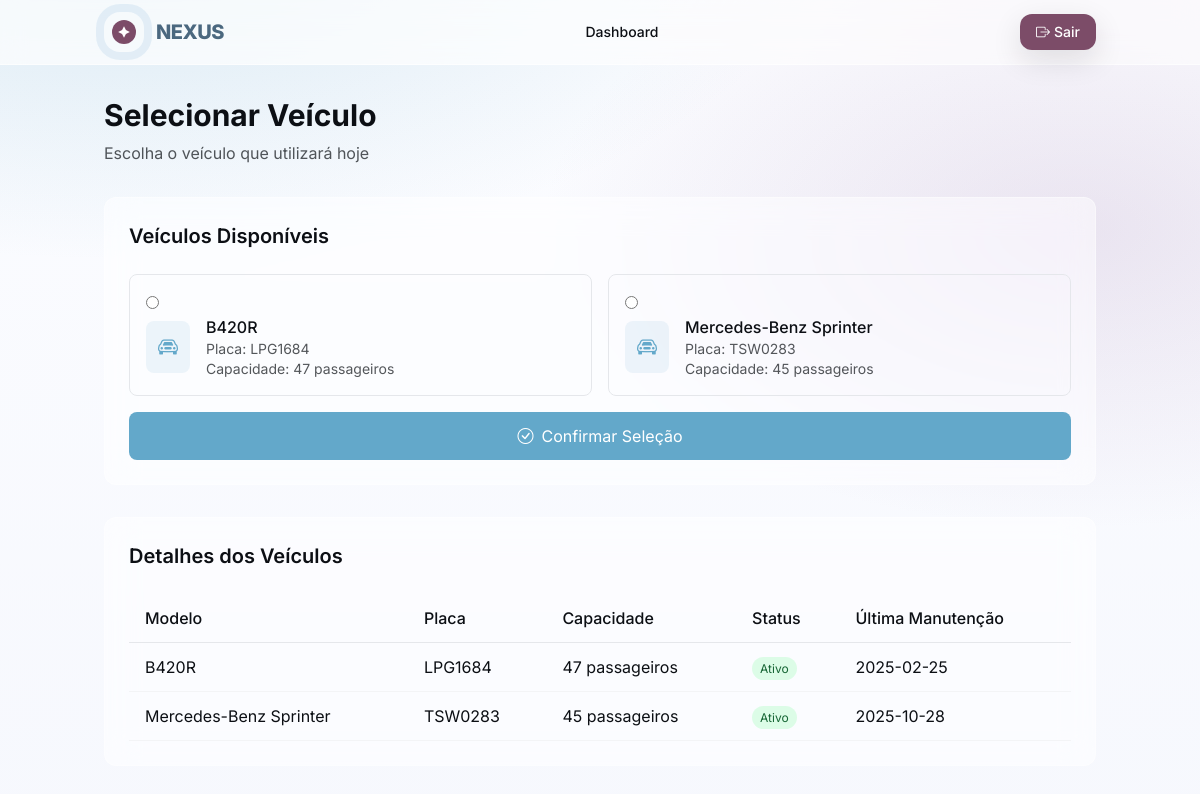
/driver/definition/vehicle (signed in), run on the app's committed database.
### tables this page shows
CREATE TABLE `vehicles` (
  `id` int(11) NOT NULL,
  `type` varchar(50) NOT NULL,
  `plate` varchar(10) NOT NULL,
  `model` varchar(50) NOT NULL,
  `brand` varchar(50) NOT NULL,
  `year` int(11) NOT NULL,
  `capacity` int(11) NOT NULL,
  `driver_id` int(11) DEFAULT NULL,
  `mileage` int(11) DEFAULT 0,
  `fuel_type` varchar(20) DEFAULT NULL,
  `status` enum('Ativo','Inativo','Em Manutenção') DEFAULT 'Ativo',
  `last_maintenance` date NOT NULL,
  `next_maintenance` date DEFAULT NULL,
  `chassis_number` varchar(17) DEFAULT NULL,
  `notes` text DEFAULT NULL,
  `active` tinyint(1) DEFAULT 1,
  `created_at` timestamp NOT NULL DEFAULT current_timestamp(),
  `updated_at` timestamp NOT NULL DEFAULT current_timestamp() ON UPDATE current_timestamp()
);

### app/controllers/DriverController.php (called while the page is built, shortened)
<?php
require_once __DIR__ . '/../repositories/VehicleRepository.php';
class DriverController extends BaseController {
    private $vehicleRepo;
    public function __construct() {
        $this->vehicleRepo = new VehicleRepository();
    }
    public function selectVehicle() {
        $vehicles = $this->vehicleRepo->getAllVehicles();
        $this->renderView('driver/definition/select_vehicle', [
            'vehicles' => $vehicles
        ]);
    }
    private function renderView($view, $data = []) {
        extract($data);
        require_once __DIR__ . "/../views/$view.php";
    }
}
?>

### index.php (called while the page is built, shortened)
<?php
require_once 'app/core/Router.php';
require_once 'app/controllers/RouteController.php';
require_once 'app/controllers/DriverController.php';
$router = new Router();
$router->addRoute('GET', '/', 'HomeController@about');
$router->addRoute('GET', '/home/about', 'HomeController@about');
$router->addRoute('GET', '/login', 'AuthController@login');
$router->addRoute('POST', '/login', 'AuthController@login');
$router->addRoute('GET', '/register', 'AuthController@register');
$router->addRoute('POST', '/register', 'AuthController@register');
$router->addRoute('GET', '/logout', 'AuthController@logout');
$router->addRoute('GET', '/dashboard', 'DashboardController@index');
$router->addRoute('GET', '/student/reservations', 'StudentController@reservations');
$router->addRoute('POST', '/student/reservations', 'StudentController@reservations');
$router->addRoute('POST', '/student/cancel-reservation', 'StudentController@cancelReservation');
$router->addRoute('GET', '/student/profile', 'StudentController@profile');
$router->addRoute('GET', '/student/digital-card', 'StudentController@digitalCard');
$router->addRoute('GET', '/manager/vehicles', 'VehicleController@index');
$router->addRoute('GET', '/manager/vehicles/create', 'VehicleController@create');
$router->addRoute('POST', '/manager/vehicles', 'VehicleController@store');
$router->addRoute('GET', '/manager/vehicles/edit/{id}', 'VehicleController@edit');
$router->addRoute('POST', '/manager/vehicles/update/{id}', 'VehicleController@update');
$router->addRoute('POST', '/manager/vehicles/delete/{id}', 'VehicleController@delete');
$router->addRoute('GET', '/manager/routes', 'RouteController@index');
$router->addRoute('GET', '/manager/routes/create', 'RouteController@create');
$router->addRoute('POST', '/manager/routes', 'RouteController@store');
$router->addRoute('GET', '/manager/routes/edit/{id}', 'RouteController@edit');
$router->addRoute('POST', '/manager/routes/update/{id}', 'RouteController@update');
$router->addRoute('POST', '/manager/routes/delete/{id}', 'RouteController@delete');
$router->addRoute('GET', '/manager/users', 'UserController@index');
$router->addRoute('GET', '/manager/users/create', 'UserController@create');
$router->addRoute('POST', '/manager/users', 'UserController@store');
$router->addRoute('GET', '/manager/users/edit/{id}', 'UserController@edit');
$router->addRoute('POST', '/manager/users/update/{id}', 'UserController@update');
$router->addRoute('POST', '/manager/users/delete/{id}', 'UserController@delete');
$router->addRoute('GET', '/driver/scan/checkin', 'DriverController@checkin');
$router->addRoute('POST', '/driver/scan/checkin', 'DriverController@checkin');
$router->addRoute('GET', '/driver/definition/vehicle', 'DriverController@selectVehicle');
$router->addRoute('POST', '/driver/definition/vehicle', 'DriverController@selectVehicle');
$router->addRoute('GET', '/driver/passengers', 'DriverController@passengersByRoute');
$router->addRoute('GET', '/driver/definition/routes', 'DriverController@manageRoutes');
$router->addRoute('POST', '/driver/definition/routes', 'DriverController@manageRoutes');
$router->addRoute('GET', '/driver/reports/attendance-report', 'DriverController@attendanceReport');
$router->addRoute('GET', '/driver/definition/communication', 'DriverController@communication');
$router->addRoute('POST', '/driver/definition/communication', 'DriverController@communication');
$router->addRoute('GET', '/driver/definition/profile', 'DriverController@profile');
$router->addRoute('POST', '/driver/definition/profile', 'DriverController@profile');
$router->addRoute('GET', '/driver/definition/requests', 'DriverController@requests');
$router->addRoute('POST', '/driver/definition/requests', 'DriverController@requests');
$router->addRoute('GET', '/driver/reports/import', 'DriverController@importReservations');
$router->addRoute('POST', '/driver/reports/import', 'DriverController@importReservations');
$router->addRoute('GET', '/driver/definition/return-routes', 'DriverController@setReturnRoute');
$router->addRoute('POST', '/driver/definition/return-routes', 'DriverController@setReturnRoute');
$router->addRoute('GET', '/driver/reports/export', 'DriverController@exportReports');
$router->addRoute('GET', '/student/definition/reservations', 'StudentController@reservations');
$router->addRoute('POST', '/student/definition/reservations', 'StudentController@reservations');
$router->addRoute('GET', '/student/definition/profile', 'StudentController@profile');
$router->addRoute('POST', '/student/definition/profile', 'StudentController@profile');
$router->addRoute('GET', '/student/card/digital-card', 'StudentController@digitalCard');
$router->addRoute('GET', '/student/definition/return-routes', 'StudentController@returnRoutes');
$router->addRoute('POST', '/student/mark-all-notifications-read', 'StudentController@markAllNotificationsAsRead');
$router->addRoute('GET', '/notifications/stream', 'NotificationStreamController@stream');
$router->addRoute('GET', '/notifications/unread-count', 'NotificationStreamController@getUnreadCount');
$router->addRoute('GET', '/student/notifications', 'StudentController@notifications');
$router->addRoute('POST', '/student/notifications/mark-read', 'StudentController@markNotificationAsRead');
$router->addRoute('POST', '/student/notifications/mark-all-read', 'StudentController@markAllNotificationsAsRead');
$router->addRoute('POST', '/student/notifications/delete', 'StudentController@deleteNotification');
$router->dispatch();
?>

### app/config/database.php (called while the page is built)
<?php
class DatabaseConfig {
    private static $host = 'localhost';
    private static $dbname = 'nexus';
    private static $username = 'root';
    private static $password = '';
    public static function getConnection() {
        try {
            $conn = new PDO(
                "mysql:host=" . self::$host . ";dbname=" . self::$dbname . ";charset=utf8",
                self::$username,
                self::$password,
                [
                    PDO::ATTR_ERRMODE => PDO::ERRMODE_EXCEPTION,
                    PDO::ATTR_DEFAULT_FETCH_MODE => PDO::FETCH_ASSOC
                ]
            );
            return $conn;
        } catch (PDOException $e) {
            die("Erro de conexão: " . $e->getMessage());
        }
    }
}
?>

### app/repositories/VehicleRepository.php (called while the page is built, shortened)
<?php
class VehicleRepository {
    private $db;
    public function __construct() {
        $this->db = new Database();
    }
    public function getAllVehicles() {
        $sql = "SELECT v.*, u.name as driver_name, u.email as driver_email
                FROM vehicles v
                LEFT JOIN users u ON v.driver_id = u.id
                WHERE v.active = 1
                ORDER BY v.model";
        $stmt = $this->db->executeQuery($sql);
        return $this->db->fetchAll($stmt);
    }
}
?>

### app/models/Database.php (called while the page is built, shortened)
<?php
require_once __DIR__ . '/../config/database.php';
class Database {
    protected $conn;
    public function __construct() {
        $this->conn = DatabaseConfig::getConnection();
    }
    public function executeQuery($sql, $params = []) {
        try {
            $stmt = $this->conn->prepare($sql);
            $stmt->execute();
            return $stmt;
        } catch (PDOException $e) {
            error_log("Erro na query: " . $e->getMessage());
            error_log("SQL: " . $sql);
            error_log("Params: " . print_r($params, true));
            throw $e;
        }
    }
    public function fetchAll($stmt) {
        return $stmt->fetchAll(PDO::FETCH_ASSOC);
    }
    public function __destruct() {
        $this->conn = null;
    }
}
?>

### app/views/driver/definition/select_vehicle.php (the view, shortened to what this page needs)
<?php require_once __DIR__ . '/../../layouts/header.php'; ?>
<div class="min-h-screen gradient-surface">
    <div class="container mx-auto px-4 py-8">
        <div class="mb-8">
            <h1 class="text-3xl font-bold text-nexus-ink mb-2">Selecionar Veículo</h1>
            <p class="text-nexus-ink/70">Escolha o veículo que utilizará hoje</p>
        </div>
        <div class="frost rounded-xl p-6">
            <h2 class="text-xl font-semibold text-nexus-ink mb-6">Veículos Disponíveis</h2>
            <?php if (!empty($vehicles)): ?>
                <form method="POST" class="space-y-4">
                    <div class="grid grid-cols-1 md:grid-cols-2 gap-4">
                        <?php foreach ($vehicles as $vehicle): ?>
                            <div class="border border-gray-200 rounded-lg p-4 hover:border-nexus-b transition-colors">
                                <label class="cursor-pointer">
                                    <input
                                        type="radio"
                                        name="vehicle_id"
                                        value="<?php echo htmlspecialchars($vehicle['id']); ?>"
                                        class="mr-3"
                                        required
                                    >
                                    <div class="flex items-center">
                                        <div class="p-3 bg-nexus-b/10 rounded-lg mr-4">
                                            <i class="bi bi-car-front text-nexus-b text-xl"></i>
                                        </div>
                                        <div>
                                            <h3 class="font-medium text-nexus-ink"><?php echo htmlspecialchars($vehicle['model']); ?></h3>
                                            <p class="text-sm text-nexus-ink/70">Placa: <?php echo htmlspecialchars($vehicle['plate']); ?></p>
                                            <p class="text-sm text-nexus-ink/70">Capacidade: <?php echo htmlspecialchars($vehicle['capacity']); ?> passageiros</p>
                                        </div>
                                    </div>
                                </label>
                            </div>
                        <?php endforeach; ?>
                    </div>
                    <div class="mt-6">
                        <button type="submit" class="w-full bg-nexus-b text-white py-3 rounded-lg hover:bg-nexus-a transition-colors">
                            <i class="bi bi-check-circle mr-2"></i>Confirmar Seleção
                        </button>
                    </div>
                </form>
            <?php endif; ?>
        </div>
        <?php if (!empty($vehicles)): ?>
            <div class="mt-8 frost rounded-xl p-6">
                <h2 class="text-xl font-semibold text-nexus-ink mb-6">Detalhes dos Veículos</h2>
                <div class="overflow-x-auto">
                    <table class="w-full">
                        <thead>
                            <tr class="border-b border-gray-200">
                                <th class="text-left py-3 px-4 text-nexus-ink font-medium">Modelo</th>
                                <th class="text-left py-3 px-4 text-nexus-ink font-medium">Placa</th>
                                <th class="text-left py-3 px-4 text-nexus-ink font-medium">Capacidade</th>
                                <th class="text-left py-3 px-4 text-nexus-ink font-medium">Status</th>
                                <th class="text-left py-3 px-4 text-nexus-ink font-medium">Última Manutenção</th>
                            </tr>
                        </thead>
                        <tbody>
                            <?php foreach ($vehicles as $vehicle): ?>
                                <tr class="border-b border-gray-100">
                                    <td class="py-3 px-4 text-nexus-ink"><?php echo htmlspecialchars($vehicle['model']); ?></td>
                                    <td class="py-3 px-4 text-nexus-ink"><?php echo htmlspecialchars($vehicle['plate']); ?></td>
                                    <td class="py-3 px-4 text-nexus-ink"><?php echo htmlspecialchars($vehicle['capacity']); ?> passageiros</td>
                                    <td class="py-3 px-4">
                                        <span class="px-2 py-1 bg-green-100 text-green-800 text-xs rounded-full">Ativo</span>
                                    </td>
                                    <td class="py-3 px-4 text-nexus-ink"><?php echo htmlspecialchars($vehicle['last_maintenance'] ?? 'N/A'); ?></td>
                                </tr>
                            <?php endforeach; ?>
                        </tbody>
                    </table>
                </div>
            </div>
        <?php endif; ?>
    </div>
</div>
<?php require_once __DIR__ . '/../../layouts/footer.php'; ?>

### app/core/Router.php (shortened to what this page needs)
<?php
class Router {
    private $routes = [];
    public function addRoute($method, $path, $controllerAction) {
        $this->routes[] = [
            'method' => $method,
            'path' => $path,
            'controllerAction' => $controllerAction
        ];
    }
    public function dispatch() {
        $requestMethod = $_SERVER['REQUEST_METHOD'];
        $requestUri = parse_url($_SERVER['REQUEST_URI'], PHP_URL_PATH);
        $scriptName = $_SERVER['SCRIPT_NAME'];
        $baseDir = rtrim(dirname($scriptName), '\\/');
        if ($baseDir && $baseDir !== '.') {
            if (strpos($requestUri, $baseDir) === 0) {
                $requestUri = substr($requestUri, strlen($baseDir));
            }
        }
        foreach ($this->routes as $route) {
            $pattern = preg_replace('/\{([a-zA-Z]+)\}/', '(?P<\1>[^/]+)', $route['path']);
            $pattern = '@^' . $pattern . '$@D';
            if ($route['method'] === $requestMethod && preg_match($pattern, $requestUri, $matches)) {
                list($controller, $action) = explode('@', $route['controllerAction']);
                $controllerInstance = new $controller();
                $params = array_filter($matches, function($key) {
                    return !is_numeric($key);
                }, ARRAY_FILTER_USE_KEY);
                call_user_func_array([$controllerInstance, $action], array_values($params));
                return;
            }
        }
    }
}
?>

### app/views/layouts/header.php (style rules this page uses)
:root { --nexus-a:#4b687f; --nexus-b:#63a8ca; --nexus-c:#85b0d8; --nexus-d:#af91bd; --nexus-e:#966e92; --nexus-f:#7c4c68; }
.gradient-surface { background-image: radial-gradient(1200px 600px at 10% -10%, rgba(99,168,202,.25), transparent 60%), radial-gradient(900px 500px at 90% 10%, rgba(175,145,189,.22), transparent 60%), linear-gradient(180deg, #fbfcff 0%, #f5f7fd 60%, #eef2f7 100%); }
.frost { backdrop-filter: blur(16px) saturate(130%); background: rgba(255,255,255,.5); border: 1px solid rgba(255,255,255,.4); }

### data on the page
vehicles: model "B420R", plate "LPG1684", capacity "47", last_maintenance "2025-02-25"
vehicles: model "Mercedes-Benz Sprinter", plate "TSW0283", capacity "45", last_maintenance "2025-10-28"
